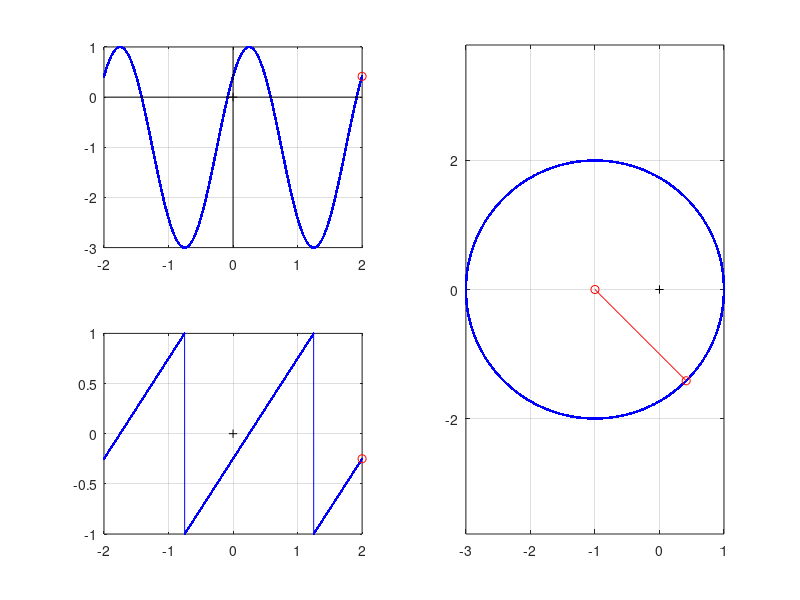

Recreate this plot in MATLAB.
% m-plik skryptowy: ts_demo_02.m
%
% Teoria sygnalow
% Elektronika, WIEiT, AGH
% 
% Opracowanie: P.Korohoda, 18.10.2022
% Modyfikacja: M.Pawłowski 19.10.2022

clc; clear; close all;

dt=1e-3;  t=-2:dt:2;  N=length(t);
    A=2;   B=-1;   f0=0.5;   p0=pi/4;
p=2*pi*f0*t-p0;     p=mod(p+pi,2*pi)-pi;
x=A*cos(p)+B;
y=A*sin(p);
     
tic;
 for n=1:50:N
    figure(1); clf;
        subplot(2,2,1); plot(t,x,'b.-');  grid on; hold on;
                        plot(t(n),x(n),'ro');
                        plot(0,0,'k+');            % jedynie zaznaczenie poczatku ukladu wspolrzednych;
                        plot([0,0],[min(x),max(x)],'k');
                        plot([min(t),max(t)],[0,0],'k');
        subplot(2,2,3); plot(t,p/pi,'b.-');  grid on; hold on;
                        plot(t(n),p(n)/pi,'ro');
                        plot(0,0,'k+');
        subplot(1,2,2); plot(x,y,'b.-');  grid on; hold on;
                        plot([B,x(n)],[0,y(n)],'ro-');
                        plot(0,0,'k+');  
                            axis equal;
         
       % pause(0.1); 
 end    
  
czas_realizacji_petli_w_minutach=toc/60,

% KONIEC